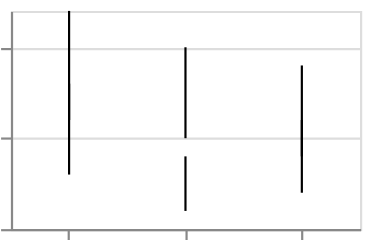

The specification (Vega-Lite) saved for this image:
### Vega-Lite specification from a JSON file in a GitHub repository (floating-point values rounded to 4 significant figures)
{"$schema": "https://vega.github.io/schema/vega-lite/v6.json", "padding": 5, "autosize": "none", "data": {"values": [{"c": "A", "g": "p", "x": 1, "v": 5, "lo": 3, "hi": 8, "e": 1.5, "t": "2024-01-15"}, {"c": "A", "g": "q", "x": 2, "v": 9, "lo": 6, "hi": 12, "e": 2, "t": "2024-02-20"}, {"c": "B", "g": "p", "x": 3, "v": 2, "lo": 1, "hi": 4, "e": 0.5, "t": "2024-03-05"}, {"c": "B", "g": "q", "x": 4, "v": 7, "lo": 5, "hi": 10, "e": 1, "t": "2024-05-30"}, {"c": "C", "g": "p", "x": 5, "v": 4, "lo": 2, "hi": 6, "e": 0.7, "t": "2024-07-11"}, {"c": "C", "g": "q", "x": 6, "v": 6, "lo": 4, "hi": 9, "e": 1.2, "t": "2024-09-02"}]}, "width": 160, "height": 100, "mark": "errorbar", "encoding": {"x": {"field": "c", "type": "nominal"}, "y": {"field": "lo", "type": "quantitative"}, "y2": {"field": "hi"}}}
